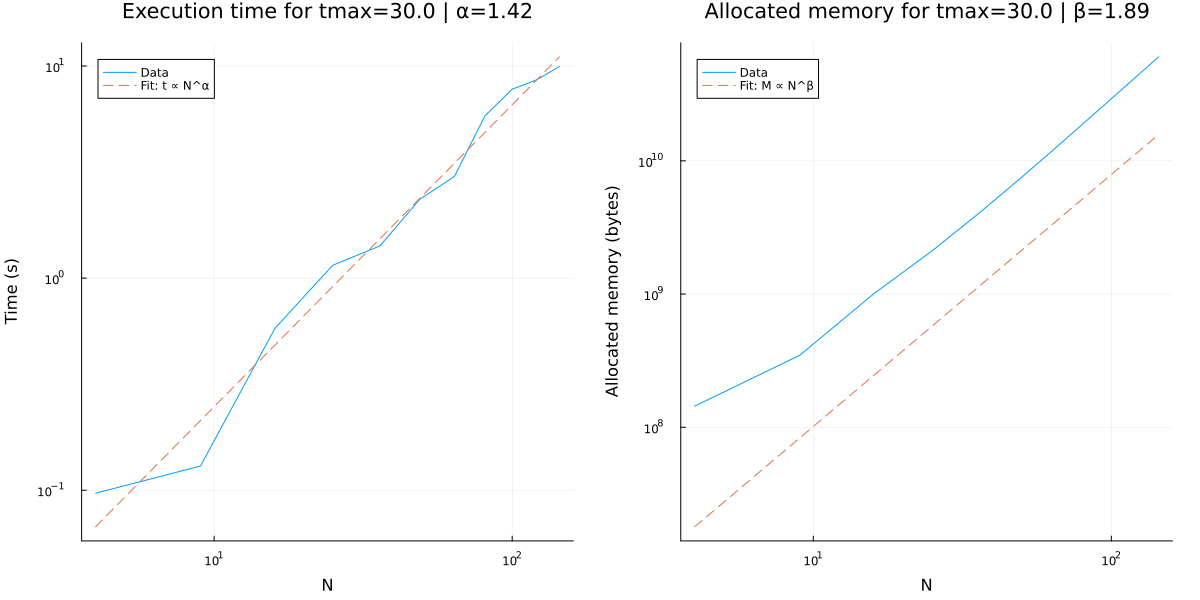

Here is the Julia script that generated this plot:
# @ Vinícius Müller -- adpated from class
# 02-05-2024
# Calculates the execution time and memory allocation for a Molecular Dynamics program

using Plots
using Distributions
using Random
using LinearAlgebra
using Printf

function setup(sqN,distx,disty,T)

    # Define parameters
    N = sqN^2 # number of particles
    X = distx*sqN # number of sites on x axis
    Y = disty*sqN # number of sites on y axis
    ## if distx=disty, the system is a square and the lattice parameter is a^2 = distx^2 = X^2/N
    ## X*Y = cell_area*N

    # Initialize x and y
    x = Array{Float64,1}(undef,N)
    y = Array{Float64,1}(undef,N)
    for i = 1:N
        j=(i-1)%sqN # site indices on x axis --> division remainder
        l=div((i-1),sqN) # site indices on y axis --> integer division
        x[i]=distx*(j+1/2) # x coordinate = x index + center of square
        y[i]=disty*(l+1/2) # same for y
    end

    # Initialize velocities
    d = Normal(0,sqrt(T)) # normal distribution for velocities with mean=0 and variance=T
    Random.seed!(123456) # sets seed
    vx = rand(d,N) # x velocities
    vy = rand(d,N) # y velocities
    Tm = sum(vx .^2 + vy .^2)/(2N) # temperature = mean kinetic energy
    #println("Temperature = $Tm")

    # Initialize colors for plot
    colors = distinguishable_colors(N)
    return N,X,Y,x,y,vx,vy,Tm,colors
end

"""
function plotFrame(N,X,Y,x,y,Tm,t,colors,V,K,E)
     title=@sprintf("T=%.2f t=%.2f E=%.3f V=%.2f K=%.2f",Tm,t,E,V,K)
     global p=scatter(x,y,title=title,c=colors,ms=7,legend=false)
    [annotate!(x, y+.1, Plots.text(string(i),12)) for (i,x,y) in zip(1:N,x,y)]
     plot!(p,xlimits=(0,X),ylimits=(0,Y))
     return p
end
"""

function positionDiff(N,x,y)
    diff_x = x .- x' # matrix with delta x for each pair of particles
    diff_y = y .- y' # same for y
    diff_r = sqrt.(diff_x .^2 + diff_y .^2) # r^2 = x^2 + y^2
    diff_r += Diagonal(ones(N)) # distances will be used on division --> cannot divide by zero
    return diff_x,diff_y,diff_r
end

function boundary(X,Y,x,y,vx,vy)
    zx = findall(t->(t<0)||(t>X),x) # indices of particles outside of box on x axis
    vx[zx] *= -1 # reverse velocity
    zy = findall(t->(t<0)||(t>Y),y) # same for y
    vy[zy] *= -1
    return vx,vy
end

function forceMod(r,k0,r0)
    f = -k0 .*(r .- r0) # restoring force --> harmonic potential
return f
end

function force(N,x,y,k0,r0,r_lim)
    diff_x, diff_y, diff_r = positionDiff(N,x,y)
    f_mod = forceMod.(diff_r,k0,r0) # calculates force modulus for each pair of particles
    f_mod[diagind(f_mod)] .= 0.0 # sets 'autoforce' to zero
    z = findall(t->(t > r_lim),diff_r) # indices of pairs of particles farthest than r_lim
    f_mod[z] .= 0.0 # sets force between distant particles to zero
    fx_ind = f_mod .* diff_x # force between every pair of particles on x axis
    fy_ind = f_mod .* diff_y # same for y
    fx = sum(fx_ind,dims=2) # resultant force for each particle on x axis
    fy = sum(fy_ind,dims=2) # same for y
    return fx,fy
end

function potential(r,k0,r0,r_lim)
    Vr =  0.5 .*k0 .*(r .^2 .- r_lim .^2) .- k0 .*r0 .*(r .- r_lim) # truncated harmonic potential
    return Vr
end

function kineticEnergy(vx,vy)
        K = sum(vx .^2+vy .^2)/2
    return K
end

function potentialEnergy(N,x,y,k0,r0,r_lim)
    diff_x, diff_y, diff_r = positionDiff(N,x,y)
    Vmatrix = potential(diff_r,k0,r0,r_lim) # potential energy calculated from potential on distances
    Vmatrix[diagind(Vmatrix)] .= 0.0 # sets 'autoenergy' to zero
    z = findall(t->(t > r_lim),diff_r) # indices of pairs of particles farthest from r_lim
    Vmatrix[z] .= 0.0 # sets energy between distance particles to zero
    V = 0.25*sum(Vmatrix) # symmetry: divide by 2; two sums: divide by 4
    return V
end

function move(N,x,y,vx,vy,fxi,fyi,k0,r0,r_lim,dt)
    ## Makes one timestep
    ## Velocity-Verlet
    mdt2 = dt^2/2 # quadratic term on accelerated movement
    h = dt/2 # half step for velocities
    x += vx*dt + mdt2*fxi # update x position
    y += vy*dt + mdt2*fyi # update y position
    fxf, fyf = force(N,x,y,k0,r0,r_lim) # calculates new forces
    vx += h*(fxi+fxf) # updates x velocities --> mean over old and new forces
    vy += h*(fyi+fyf) # updates y velocities
    return x,y,vx,vy,fxf,fyf
end

function evol!(tmax,N,X,Y,x,y,vx,vy,fx,fy,k0,r0,r_lim,dt)
    ## Evolves the system until tmax time
    t = 0 # initialize time
    icount = 0 # initialize counter
    while t < tmax
        t += dt # updates time
        icount += 1 # updates counter
        x, y, vx, vy, fx, fy = move(N,x,y,vx,vy,fx,fy,k0,r0,r_lim,dt) # makes step
        vx, vy = boundary(X,Y,x,y,vx,vy)
        """
        # Print thermodynamic quantities every printstep steps
        printstep = 10
        if mod(icount,printstep) == 0
            V,K,TE = Total_Energy(x,y,vx,vy)
            p=plot_frame(x,y,Tm,t,N,X,Y,dy,c,V,K,TE)
            display(p)
            sleep(.1)
        end
        """
    end
end

# Program

## Parameters
k0 = 2000. # harmonic potential constant
r0 = 0.5 # harmonic potential center
r_lim = 1.2*r0 # separation distance for force
dx = r0 # lattice parameter for x
dy = r0 # lattice parameter for y
T = 1. # temperature
dt = 0.001 # timestep
tmax = 30 # integration time
sqNlist = collect(2:1:12) #list for √N

## Precompile
N,X,Y,x,y,vx,vy,Tm,colors = setup(2,dx,dy,T)
fx,fy = force(N,x,y,k0,r0,r_lim)
evol!(tmax,N,X,Y,x,y,vx,vy,fx,fy,k0,r0,r_lim,dt)

## Loop through N
timelist = []
memorylist = []
Nlist = sqNlist .^2
for sqN in sqNlist
    local N,X,Y,x,y,vx,vy,Tm,colors = setup(sqN,dx,dy,T)
    local fx,fy = force(N,x,y,k0,r0,r_lim)
    stats = @timed evol!(tmax,N,X,Y,x,y,vx,vy,fx,fy,k0,r0,r_lim,dt)
    time = stats.time
    push!(timelist,time)
    memory = stats.bytes
    push!(memorylist,memory)
    println("----- N: $N")
    println("Time: $time s")
    println("Allocated memory: $memory bytes")
end

## Linear fit
### Log
timelog = log10.(timelist)
memorylog = log10.(memorylist)
Nlog = log10.(Nlist)
### Angular coefficients
nlen = length(Nlist)
alpha_t = 0 # angular coefficient for time
alpha_m = 0 # angular coefficient for memory
ilist = []
for i in 2:nlen-1
    push!(ilist,i)
    global alpha_t += (timelog[i+1]-timelog[i])/(Nlog[i+1]-Nlog[i])
    global alpha_m += (memorylog[i+1]-memorylog[i])/(Nlog[i+1]-Nlog[i])
end
alpha_t /= length(ilist) # mean
alpha_m /= length(ilist) # mean
println("***** Fit *****")
println("Time: $alpha_t")
println("Allocated memory: $alpha_m")
### Linear coefficients --> just for plot
c_t = timelist[end-1]/Nlist[end-1]^alpha_t # linear coefficient for time
c_m = 1300000+(timelist[end]-timelist[1])/(Nlist[end]-Nlist[1])^alpha_m # linear coefficient for memory
### Fit
exptime = c_t * (Nlist .^ alpha_t) # power law function for time
expmem = c_m * (Nlist .^ alpha_m) # power law function for memory

## Plot
plotlist = []
### Titles and labels
timetitle = @sprintf("Execution time for tmax=%.1f | α=%.2f",tmax,alpha_t)
memorytitle = @sprintf("Allocated memory for tmax=%.1f | β=%.2f",tmax,alpha_m)
### Append subplots
#### Time
timeplot = plot(Nlist,timelist,xaxis=:log10,yaxis=:log10,xlabel="N",ylabel="Time (s)",title=timetitle,label="Data",margin=5Plots.mm)
plot!(Nlist,exptime,xaxis=:log10,yaxis=:log10,ls=:dash,label="Fit: t ∝ N^α")
push!(plotlist,timeplot)
#### Memory
memoryplot = plot(Nlist,memorylist,xaxis=:log10,yaxis=:log10,xlabel="N",ylabel="Allocated memory (bytes)",title=memorytitle,label="Data",margin=5Plots.mm)
plot!(Nlist,expmem,xaxis=:log10,yaxis=:log10,ls=:dash,label="Fit: M ∝ N^β")
push!(plotlist,memoryplot)
### Display
p = plot(plotlist...,size=(1200,600))
display(p)
readline()
savefig("dinamol_time_memory.png")